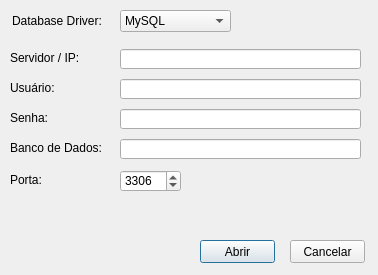
<?xml version="1.0" encoding="UTF-8"?>
<ui version="4.0">
 <class>DatabaseConfig</class>
 <widget class="QDialog" name="DatabaseConfig">
  <property name="geometry">
   <rect>
    <x>0</x>
    <y>0</y>
    <width>378</width>
    <height>275</height>
   </rect>
  </property>
  <property name="windowTitle">
   <string>DatabaseConfig</string>
  </property>
  <widget class="QComboBox" name="comboBox">
   <property name="geometry">
    <rect>
     <x>120</x>
     <y>10</y>
     <width>111</width>
     <height>22</height>
    </rect>
   </property>
   <item>
    <property name="text">
     <string>MySQL </string>
    </property>
    <property name="icon">
     <iconset resource="resources/Resources.qrc">
      <normaloff>:/icons/1444503647_mysql-2048-black.png</normaloff>:/icons/1444503647_mysql-2048-black.png</iconset>
    </property>
   </item>
  </widget>
  <widget class="QLabel" name="label">
   <property name="geometry">
    <rect>
     <x>12</x>
     <y>13</y>
     <width>91</width>
     <height>16</height>
    </rect>
   </property>
   <property name="font">
    <font>
     <family>Tahoma</family>
     <pointsize>9</pointsize>
    </font>
   </property>
   <property name="text">
    <string>Database Driver:</string>
   </property>
  </widget>
  <widget class="QLineEdit" name="edtServer">
   <property name="geometry">
    <rect>
     <x>120</x>
     <y>49</y>
     <width>241</width>
     <height>20</height>
    </rect>
   </property>
  </widget>
  <widget class="QLabel" name="label_2">
   <property name="geometry">
    <rect>
     <x>10</x>
     <y>50</y>
     <width>91</width>
     <height>16</height>
    </rect>
   </property>
   <property name="font">
    <font>
     <family>Tahoma</family>
     <pointsize>9</pointsize>
    </font>
   </property>
   <property name="text">
    <string>Servidor / IP:</string>
   </property>
  </widget>
  <widget class="QLineEdit" name="edtUsuario">
   <property name="geometry">
    <rect>
     <x>120</x>
     <y>79</y>
     <width>241</width>
     <height>20</height>
    </rect>
   </property>
  </widget>
  <widget class="QLabel" name="label_3">
   <property name="geometry">
    <rect>
     <x>10</x>
     <y>80</y>
     <width>91</width>
     <height>16</height>
    </rect>
   </property>
   <property name="font">
    <font>
     <family>Tahoma</family>
     <pointsize>9</pointsize>
    </font>
   </property>
   <property name="text">
    <string>Usuário:</string>
   </property>
  </widget>
  <widget class="QLineEdit" name="edtSenha">
   <property name="geometry">
    <rect>
     <x>120</x>
     <y>109</y>
     <width>241</width>
     <height>20</height>
    </rect>
   </property>
   <property name="echoMode">
    <enum>QLineEdit::PasswordEchoOnEdit</enum>
   </property>
  </widget>
  <widget class="QLabel" name="label_4">
   <property name="geometry">
    <rect>
     <x>10</x>
     <y>110</y>
     <width>91</width>
     <height>16</height>
    </rect>
   </property>
   <property name="font">
    <font>
     <family>Tahoma</family>
     <pointsize>9</pointsize>
    </font>
   </property>
   <property name="text">
    <string>Senha:</string>
   </property>
  </widget>
  <widget class="QLabel" name="label_5">
   <property name="geometry">
    <rect>
     <x>10</x>
     <y>172</y>
     <width>91</width>
     <height>16</height>
    </rect>
   </property>
   <property name="font">
    <font>
     <family>Tahoma</family>
     <pointsize>9</pointsize>
    </font>
   </property>
   <property name="text">
    <string>Porta:</string>
   </property>
  </widget>
  <widget class="QSpinBox" name="sbPorta">
   <property name="geometry">
    <rect>
     <x>120</x>
     <y>170</y>
     <width>61</width>
     <height>22</height>
    </rect>
   </property>
   <property name="maximum">
    <number>50000</number>
   </property>
   <property name="value">
    <number>3306</number>
   </property>
  </widget>
  <widget class="QPushButton" name="btnOk">
   <property name="geometry">
    <rect>
     <x>200</x>
     <y>240</y>
     <width>75</width>
     <height>23</height>
    </rect>
   </property>
   <property name="text">
    <string>Abrir</string>
   </property>
   <property name="icon">
    <iconset resource="resources/Resources.qrc">
     <normaloff>:/icons/Ok.png</normaloff>:/icons/Ok.png</iconset>
   </property>
  </widget>
  <widget class="QPushButton" name="btnCancel">
   <property name="geometry">
    <rect>
     <x>290</x>
     <y>240</y>
     <width>75</width>
     <height>23</height>
    </rect>
   </property>
   <property name="layoutDirection">
    <enum>Qt::LeftToRight</enum>
   </property>
   <property name="text">
    <string>Cancelar</string>
   </property>
   <property name="icon">
    <iconset resource="resources/Resources.qrc">
     <normaloff>:/icons/Cancel.png</normaloff>:/icons/Cancel.png</iconset>
   </property>
  </widget>
  <widget class="QLineEdit" name="edtDatabase">
   <property name="geometry">
    <rect>
     <x>120</x>
     <y>139</y>
     <width>241</width>
     <height>20</height>
    </rect>
   </property>
   <property name="echoMode">
    <enum>QLineEdit::PasswordEchoOnEdit</enum>
   </property>
  </widget>
  <widget class="QLabel" name="label_6">
   <property name="geometry">
    <rect>
     <x>10</x>
     <y>140</y>
     <width>91</width>
     <height>16</height>
    </rect>
   </property>
   <property name="font">
    <font>
     <family>Tahoma</family>
     <pointsize>9</pointsize>
    </font>
   </property>
   <property name="text">
    <string>Banco de Dados:</string>
   </property>
  </widget>
 </widget>
 <layoutdefault spacing="6" margin="11"/>
 <resources>
  <include location="resources/Resources.qrc"/>
 </resources>
 <connections/>
</ui>
